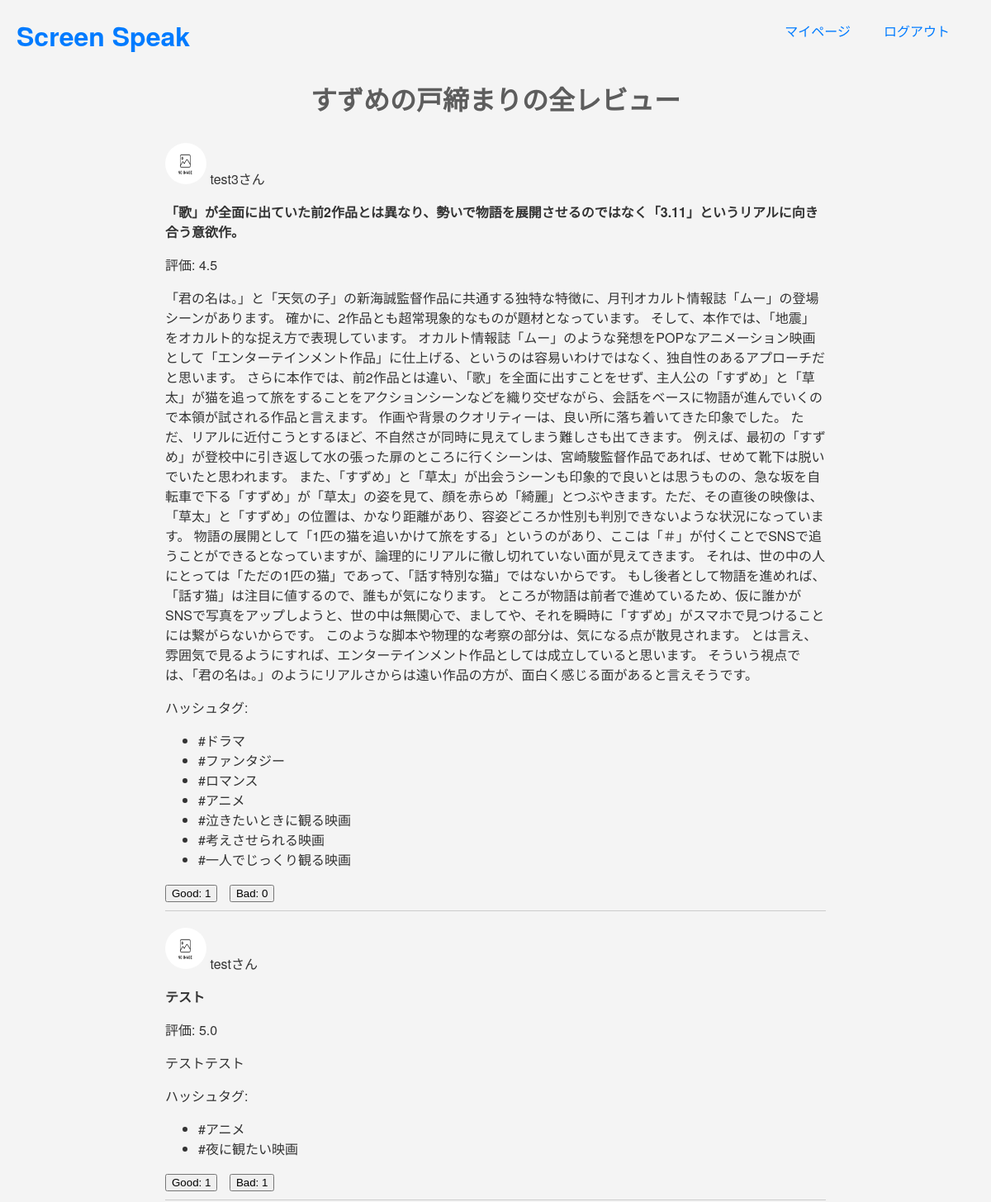
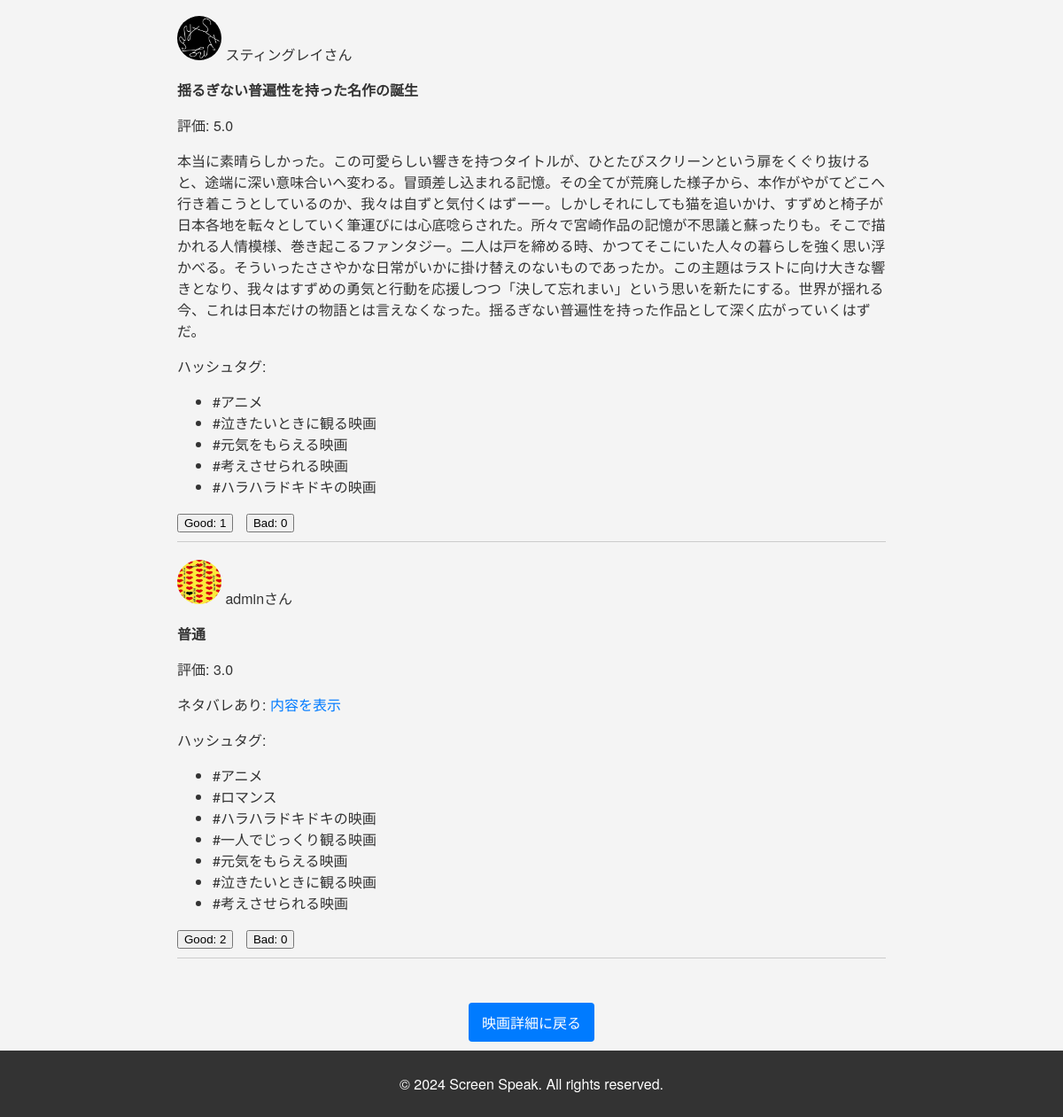
The app's page /all_movie_reviews/1/ (signed in) with its own data (2 pictures, top to bottom).
### flick_seeker/models.py (models this page shows, shortened)
class Review(models.Model):
    user = models.ForeignKey(User, on_delete=models.CASCADE)  # ユーザー外部キー
    movie = models.ForeignKey(Movie, on_delete=models.CASCADE)  # 映画外部キー
    rating = models.DecimalField(max_digits=2, decimal_places=1, validators=[MinValueValidator(0.5), MaxValueValidator(5)])  # レーティングのフィールドをDecimalFieldに変更し、0.5刻みでの評価を許可
    title = models.CharField(max_length=255)  # レビュータイトルフィールドの追加
    comment = models.TextField()  # コメントフィールド
    spoiler = models.BooleanField(default=False)  # ネタバレありの場合はTrue、なしの場合はFalse
    good_count = models.PositiveIntegerField(default=0)  #Goodのためのフィールド
    bad_count = models.PositiveIntegerField(default=0)  #Badのためのフィールド
    created_at = models.DateTimeField(auto_now_add=True)  # 作成日時（自動で現在の日時が設定される）
    updated_at = models.DateTimeField(auto_now=True)  # 更新日時（自動で現在の日時が設定され、更新時に更新される）

class Movie(models.Model):
    title = models.CharField(max_length=255)  # タイトルフィールド
    plot = models.TextField()  # あらすじフィールド
    director = models.CharField(max_length=255)  # 監督フィールド
    cast = models.CharField(max_length=255)  # 出演者フィールド
    release_year = models.PositiveIntegerField()  # 公開年フィールド
    thumbnail = models.ImageField(upload_to='movie_thumbnails/', blank=True, null=True)
    created_at = models.DateTimeField(auto_now_add=True)  # 作成日時（自動で現在の日時が設定される）
    updated_at = models.DateTimeField(auto_now=True)  # 更新日時（自動で現在の日時が設定され、更新時に更新される）

class User(AbstractUser):
    username = models.CharField(_('username'), max_length=150, unique=True, null=False)  # ユーザー名フィールド
    email = models.EmailField(_('email address'), unique=True)  # emailアドレスフィールド
    profile_image = models.ImageField(upload_to='profile_images/', null=True, blank=True, default='profile_images/default-thumbnail.png')  # プロフィール画像フィールド
    bio = models.TextField(_("Bio"), blank=True, null=True)  # 自己紹介文のフィールド
    created_at = models.DateTimeField(auto_now_add=True, verbose_name=_('Created at'))
    updated_at = models.DateTimeField(auto_now=True, verbose_name=_('Updated at'))
    USERNAME_FIELD = 'email'  # ユーザー名としてemailを使用
    REQUIRED_FIELDS = ['username']  # 必須フィールドを設定
    objects = CustomUserManager()  # カスタムユーザーマネージャを使用

class ReviewHashtag(models.Model):
    review = models.ForeignKey(Review, on_delete=models.CASCADE)  # レビュー外部キー
    hashtag = models.ForeignKey(Hashtag, on_delete=models.CASCADE)  # ハッシュタグ外部キー
    created_at = models.DateTimeField(auto_now_add=True)  # 作成日時（自動で現在の日時が設定される）

class Hashtag(models.Model):
    CATEGORY_CHOICES = (
        ('genre', 'ジャンル'),
        ('situation', 'シチュエーション'),
    )
    label = models.CharField(max_length=255)  # ラベルフィールド
    category = models.CharField(max_length=50, choices=CATEGORY_CHOICES, default='genre')  # デフォルト値を設定
    created_at = models.DateTimeField(auto_now_add=True)  # 作成日時（自動で現在の日時が設定される）

### flick_seeker/views.py (the view)
# urls.py: path('all_movie_reviews/<int:movie_id>/', all_movie_reviews, name='all_movie_reviews'),
@login_required
def all_movie_reviews(request, movie_id):
    movie = get_object_or_404(Movie, pk=movie_id)
    reviews = Review.objects.filter(movie=movie).prefetch_related(
        Prefetch(
            'reviewhashtag_set',
            queryset=ReviewHashtag.objects.select_related('hashtag'),
            to_attr='hashtags'
        )
    ).order_by('-created_at')
    return render(request, 'all_movie_reviews.html', {'movie': movie, 'reviews': reviews})

### flick_seeker/templates/all_movie_reviews.html (shortened to what this page needs)
{% extends 'base.html' %}
{% load static %}
{% block content %}
  {% if reviews %}
    <h1>{{ reviews.first.movie.title }}の全レビュー</h1>
  {% else %}
    <h1>映画レビュー一覧</h1>
  {% endif %}
  <div class="movie-reviews-container">
    {% for review in reviews %}
      <div class="review">
        {% if review.user.profile_image %}
          <img src="{% if review.user.profile_image %}{{ review.user.profile_image.url }}{% else %}{{ MEDIA_URL }}default-thumbnail.png{% endif %}" alt="{{ review.user.username }}'s Profile Icon" style="width: 50px; height: 50px; border-radius: 50%;">
          <span>{{ review.user.username }}さん</span>
        {% endif %}
        <p><strong>{{ review.title }}</strong></p>
        <p>評価: {{ review.rating }}</p>
        {% if review.spoiler %}
          <p class="spoiler">ネタバレあり: <a href="#" onclick="toggleSpoilerVisibility(this);return false;">内容を表示</a></p>
        {% else %}
          <p>{{ review.comment }}</p>
        {% endif %}
        <p>ハッシュタグ:</p>
        <ul>
          {% for hashtag in review.hashtags %}
            <li>{{ hashtag.hashtag.label }}</li>
          {% endfor %}
        </ul>
        <button class="vote-button" data-review="{{ review.id }}" data-vote-type="good">Good: {{ review.good_count }}</button>
        <button class="vote-button" data-review="{{ review.id }}" data-vote-type="bad">Bad: {{ review.bad_count }}</button>
      </div>
    {% empty %}
      <p>レビューはありません。</p>
    {% endfor %}
  </div>
  {% if reviews %}
    <a href="{% url 'flick_seeker:movie_detail' reviews.first.movie.id %}" class="button back-button">映画詳細に戻る</a>
  {% endif %}
{% endblock %}

### flick_seeker/static/css/style.css (style rules this page uses)
body { font-family: 'Helvetica Neue', Helvetica, Arial, sans-serif; color: #333; background-color: #f4f4f4; margin: 0; padding: 0; display: flex; flex-direction: column; min-height: 100vh; justify-content: space-between; }
h1 { color: #5d5d5d; text-align: center; margin-top: 20px; margin-bottom: 10px; }
.button { background-color: #007BFF; color: #fff; padding: 10px 15px; font-size: 16px; text-align: center; text-decoration: none; cursor: pointer; border: none; border-radius: 4px; transition: all 0.3s ease; }
.back-button { background-color: #007bff; color: white; padding: 10px 15px; text-align: center; display: inline-block; max-width: 200px; width: auto; margin: 10px auto; }
a { color: #007BFF; text-decoration: none; transition: color 0.3s; }
.movie-reviews-container { display: flex; flex-direction: column; align-items: center; margin: 20px 0; }
.review { width: 100%; max-width: 800px; border-bottom: 1px solid #ccc; padding-bottom: 10px; margin-bottom: 20px; }
.vote-button { margin-right: 10px; }

### records on screen
Review: first.movie "すずめの戸締まり", user.profile_image (placeholder picture), user.username "test3", title "「歌」が全面に出ていた前2作品とは異なり、勢いで物語を展開させるのではなく「3.11」というリアルに向き合う意欲作。", rating "4.5", comment "「君の名は。」と「天気の子」の新海誠監督作品に共通する独特な特徴に、月刊オカルト情報誌「ムー」の登場シーンがあります。 確かに、2作品とも超常現象的なものが題材となっています。 そして、本作では、「地震」をオカルト的な捉え方で表現しています。 オカルト情報誌「ムー」のような発想をPOPなアニメーション映画として「エンターテインメント作品」に仕上げる、というのは容易いわけではなく、独自性のあるアプローチだと思います。 さらに本作では、前2作品とは違い、「歌」を全面に出すことをせず、主人公の「すずめ」と「草太」が猫を追って旅をすることをアクションシーンなどを織り交ぜながら、会話をベースに物語が進んでいくので本領が試される作品と言えます。 作画や背景のクオリティーは、良い所に落ち着いてきた印象でした。 ただ、リアルに近付こうとするほど、不自然さが同時に見えてしまう難しさも出てきます。 例えば、最初の「すずめ」が登校中に引き返して水の張った扉のところに行くシーンは、宮崎駿監督作品であれば、せめて靴下は脱いでいたと思われます。 また、「すずめ」と「草太」が出会うシーンも印象的で良いとは思うものの、急な坂を自転車で下る「すずめ」が「草太」の姿を見て、顔を赤らめ「綺麗」とつぶやきます。ただ、その直後の映像は、「草太」と「すずめ」の位置は、かなり距離があり、容姿どころか性別も判別できないような状況になっています。 物語の展開として「1匹の猫を追いかけて旅をする」というのがあり、ここは「＃」が付くことでSNSで追うことができるとなっていますが、論理的にリアルに徹し切れていない面が見えてきます。…", good_count "1", bad_count "0"
ReviewHashtag: hashtag.label "#ドラマ"
ReviewHashtag: hashtag.label "#ファンタジー"
ReviewHashtag: hashtag.label "#ロマンス"
ReviewHashtag: hashtag.label "#アニメ"
ReviewHashtag: hashtag.label "#泣きたいときに観る映画"
ReviewHashtag: hashtag.label "#考えさせられる映画"
ReviewHashtag: hashtag.label "#一人でじっくり観る映画"
Review: user.username (placeholder picture), user.username "test", title "テスト", rating "5.0", comment "テストテスト", good_count "1", bad_count "1"
ReviewHashtag: hashtag.label "#アニメ"
ReviewHashtag: hashtag.label "#夜に観たい映画"
Review: user.profile_image (picture), user.username "スティングレイ", title "揺るぎない普遍性を持った名作の誕生", rating "5.0", comment "本当に素晴らしかった。この可愛らしい響きを持つタイトルが、ひとたびスクリーンという扉をくぐり抜けると、途端に深い意味合いへ変わる。冒頭差し込まれる記憶。その全てが荒廃した様子から、本作がやがてどこへ行き着こうとしているのか、我々は自ずと気付くはずーー。しかしそれにしても猫を追いかけ、すずめと椅子が日本各地を転々としていく筆運びには心底唸らされた。所々で宮崎作品の記憶が不思議と蘇ったりも。そこで描かれる人情模様、巻き起こるファンタジー。二人は戸を締める時、かつてそこにいた人々の暮らしを強く思い浮かべる。そういったささやかな日常がいかに掛け替えのないものであったか。この主題はラストに向け大きな響きとなり、我々はすずめの勇気と行動を応援しつつ「決して忘れまい」という思いを新たにする。世界が揺れる今、これは日本だけの物語とは言えなくなった。揺るぎない普遍性を持った作品として深く広がっていくはずだ。", good_count "1", bad_count "0"
ReviewHashtag: hashtag.label "#アニメ"
ReviewHashtag: hashtag.label "#泣きたいときに観る映画"
ReviewHashtag: hashtag.label "#元気をもらえる映画"
ReviewHashtag: hashtag.label "#考えさせられる映画"
ReviewHashtag: hashtag.label "#ハラハラドキドキの映画"
Review: user.profile_image (picture), user.username "admin", title "普通", rating "3.0", good_count "2", bad_count "0"
ReviewHashtag: hashtag.label "#アニメ"
ReviewHashtag: hashtag.label "#ロマンス"
ReviewHashtag: hashtag.label "#ハラハラドキドキの映画"
ReviewHashtag: hashtag.label "#一人でじっくり観る映画"
ReviewHashtag: hashtag.label "#元気をもらえる映画"
ReviewHashtag: hashtag.label "#泣きたいときに観る映画"
ReviewHashtag: hashtag.label "#考えさせられる映画"
